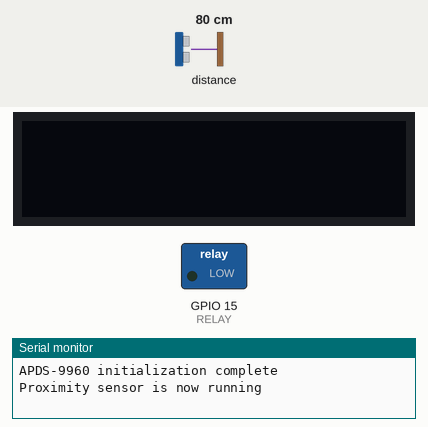
This program was run on a simulated ESP8266 (NodeMCU). Shown: 128×32 one-colour display, switched loads named in the program (green lamp = pin HIGH), the last lines printed to the serial monitor. Dashed ring = blinking. The test bench sets the inputs (shaded band); at power-on: distance to the obstacle 80 cm.

Above: at 1.2 s.
1.3 s: distance to the obstacle set to 21 cm
2.8 s: distance to the obstacle set to 18 cm
At 3.2 s:
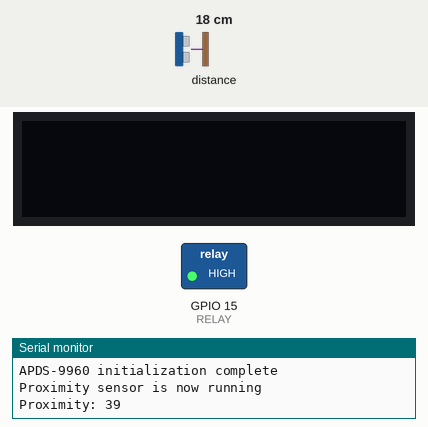
5.8 s: distance to the obstacle set to 35 cm
At 6.9 s:
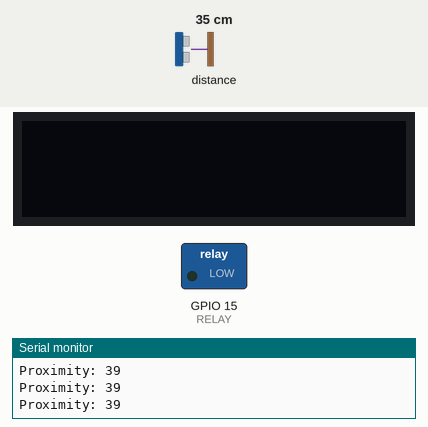
7.3 s: distance to the obstacle set to 2 cm
At 7.7 s:
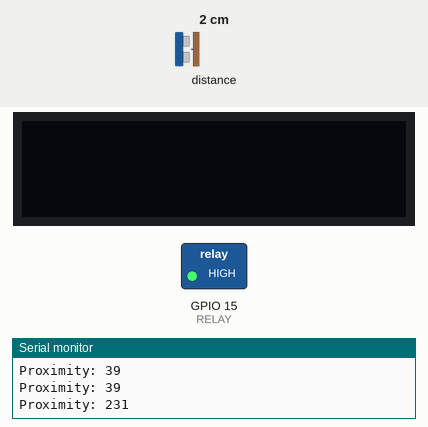
Timing chart, 0 to 11.3 s (numbered marks = the images above; inputs shaded):
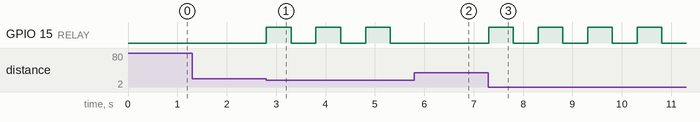

Measured:
- the behaviour switches between 20 and 19 cm on distance to the obstacle (found by bisection; images 0 and 1)
- after the input at 1.3 s, every drawn part: stays the same
- after the input at 2.8 s, GPIO 15 (RELAY): alternates HIGH for 0.50 s and LOW for 0.50 s, starting at once
- after the input at 5.8 s, GPIO 15 (RELAY): stays LOW (without the input it goes to HIGH after 0.01 s)
- after the input at 7.3 s, GPIO 15 (RELAY): alternates HIGH for 0.50 s and LOW for 0.50 s, starting at once

The program:

main.cpp
```cpp
#include <Arduino.h>
#include <Wire.h>
#include <SSD1306.h>
#include <SparkFun_APDS9960.h>
#include <DHTesp.h>
#include <Adafruit_Sensor.h>

///////////////////////////////////LAB2/////////////////////////////////////

SSD1306       display(0x3c, 4, 5, GEOMETRY_128_32);

const int RELAY = 15;
uint8_t proximity_data = 0;
int a = 0;

///////////////////////////////////LAB3/////////////////////////////////////
SparkFun_APDS9960 apds = SparkFun_APDS9960();
int isr_flag = 0;


void setup() {
  // put your setup code here, to run once:
  display.init();
  display.flipScreenVertically();
  display.setFont(ArialMT_Plain_16);
  ///////////////////////////////////LAB3/////////////////////////////////////
  Serial.begin(115200);
  pinMode(RELAY,OUTPUT);
  if ( apds.init() ) {
    Serial.println(F("APDS-9960 initialization complete"));
  } else {
    Serial.println(F("Something went wrong during APDS-9960 init!"));
  }

  // Adjust the Proximity sensor gain
  if ( !apds.setProximityGain(PGAIN_2X) ) {
    Serial.println(F("Something went wrong trying to set PGAIN"));
  }

  // Start running the APDS-9960 proximity sensor (no interrupts)
  if ( apds.enableProximitySensor(false) ) {
    Serial.println(F("Proximity sensor is now running"));
  } else {
    Serial.println(F("Something went wrong during sensor init!"));
  }
}

void loop() {

  // Read the proximity value
  if ( !apds.readProximity(proximity_data) ) {
    Serial.println("Error reading proximity value");
  } else {
    if(proximity_data >= 20){
        Serial.print("Proximity: ");
        Serial.println(proximity_data);
        digitalWrite(RELAY,HIGH);
        delay(500);
        digitalWrite(RELAY,LOW);
        delay(500);
    }

  }
}
```
